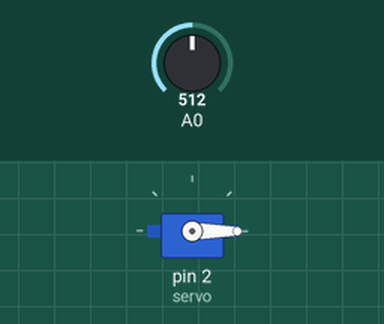
Simulated run of this sketch. Board: Arduino Uno, built with avr-gcc and run on an emulated ATmega328P. On the bench: servo. The test bench sets the inputs (shaded band); at power-on: A0 = 512. What the sketch prints to the serial monitor is not drawn.

Above: at 0.1 s.
At 2.1 s:
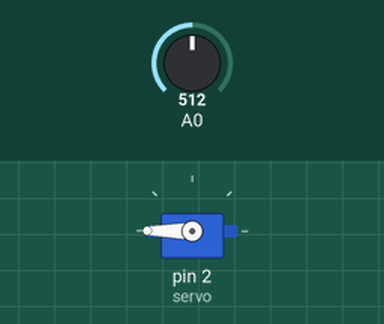
Timing chart, 0 to 3.6 s (numbered marks = the images above):
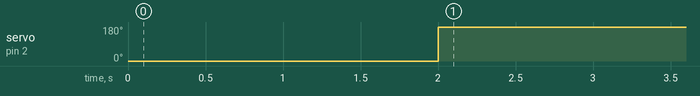

The sketch:

servotest.ino
```cpp
#include <Servo.h>
Servo servo;

void setup() {

  Serial.begin(9600);
  servo.attach(2); //D4
  servo.write(0);
  delay(2000);

}

void loop() {

  int sensorValue = analogRead(A0);
  float voltage = sensorValue * (5.0 / 1023.0);
  Serial.println(voltage);
  if (voltage>2.5)
  {
    servo.write(180);

  }
  else
  {
    servo.write(0);

  }
}
```

Measured:
- by itself, servo on pin 2 (servo): 0° → 180° at 2.0 s
